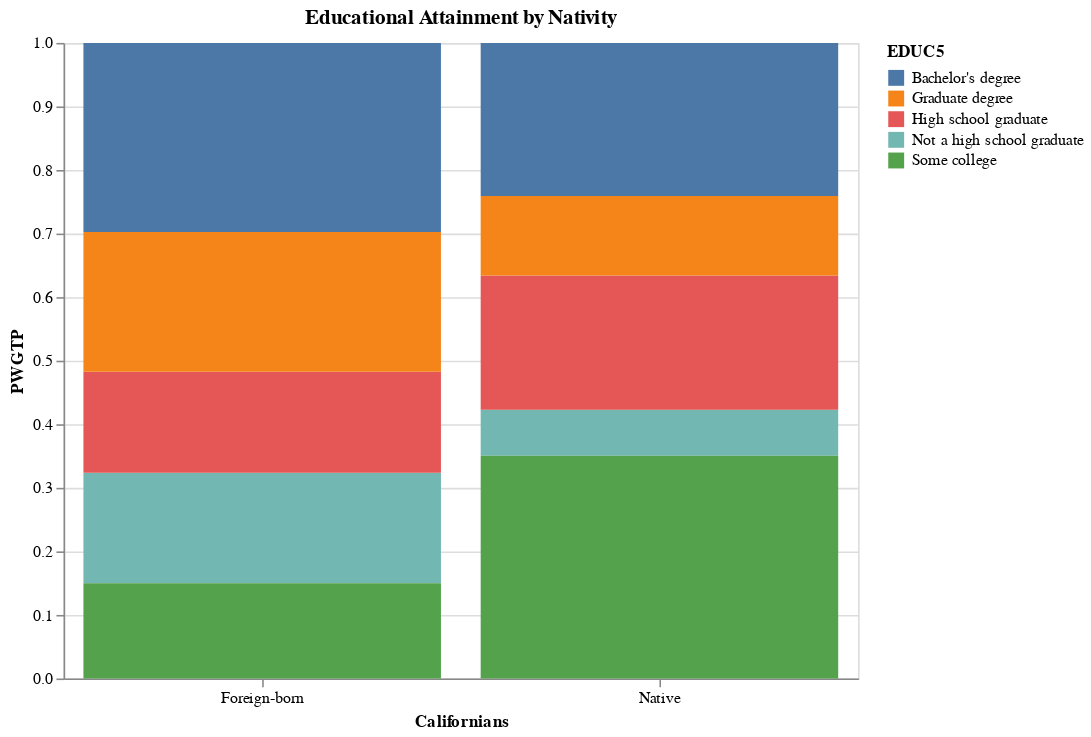

The code cell stored with this chart in its notebook:
### Markdown cell above
It's very easy to customize it further too. For example, if you want to customize your X-axis you can use `alt.X()` instead of assigning a string directly to X:

### Code cell
alt.Chart(data = data).mark_bar().encode(
    x = alt.X('NATIVITY', axis = alt.Axis(labelAngle=0, title = "Californians")),
    y = 'PWGTP',
    color = 'EDUC5',
).properties(
    title = "Educational Attainment by Nativity",
    height = 400,
    width = 500,
)

### Figure 1 — Vega-Lite specification as saved in the notebook (floating-point values rounded to 4 significant figures)
{"$schema": "https://vega.github.io/schema/vega-lite/v2.6.0.json", "config": {"view": {"height": 300, "width": 400}}, "data": {"name": "data-0017fefd91bea25908954e51acf3f9c7"}, "datasets": {"data-0017fefd91bea25908954e51acf3f9c7": [{"EDUC5": "Not a high school graduate", "NATIVITY": "Foreign-born", "PWGTP": 0.1735}, {"EDUC5": "High school graduate", "NATIVITY": "Foreign-born", "PWGTP": 0.1592}, {"EDUC5": "Some college", "NATIVITY": "Foreign-born", "PWGTP": 0.15}, {"EDUC5": "Bachelor's degree", "NATIVITY": "Foreign-born", "PWGTP": 0.2976}, {"EDUC5": "Graduate degree", "NATIVITY": "Foreign-born", "PWGTP": 0.2197}, {"EDUC5": "Not a high school graduate", "NATIVITY": "Native", "PWGTP": 0.07239}, {"EDUC5": "High school graduate", "NATIVITY": "Native", "PWGTP": 0.2112}, {"EDUC5": "Some college", "NATIVITY": "Native", "PWGTP": 0.3506}, {"EDUC5": "Bachelor's degree", "NATIVITY": "Native", "PWGTP": 0.2407}, {"EDUC5": "Graduate degree", "NATIVITY": "Native", "PWGTP": 0.1251}]}, "encoding": {"color": {"field": "EDUC5", "type": "nominal"}, "x": {"axis": {"labelAngle": 0, "title": "Californians"}, "field": "NATIVITY", "type": "nominal"}, "y": {"field": "PWGTP", "type": "quantitative"}}, "height": 400, "mark": "bar", "title": "Educational Attainment by Nativity", "width": 500}
